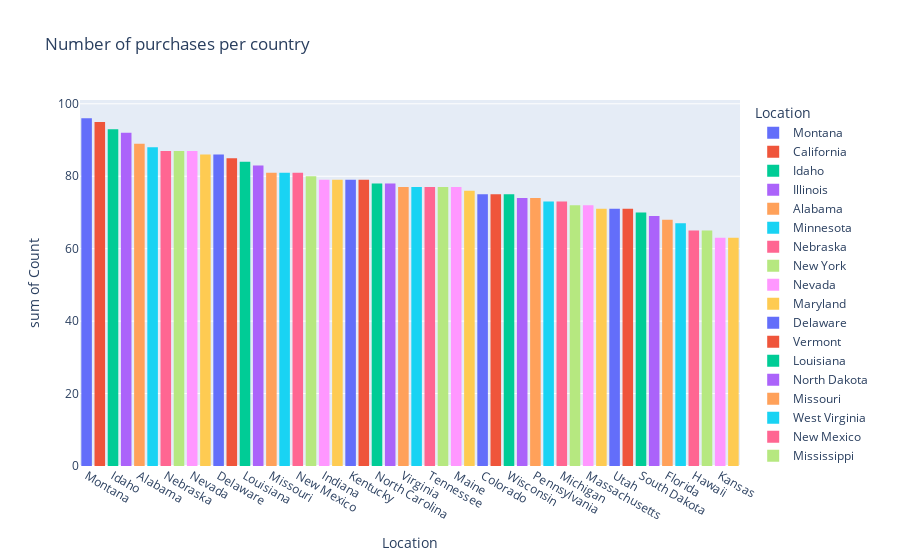

This figure's notebook cell:
### Code cell
country_Frequency= df['Location'].value_counts().reset_index()
country_Frequency.columns=['Location','Count']


fig=px.histogram(country_Frequency,x='Location',y='Count',title="Number of purchases per country ",color='Location')
fig.show()

### Figure 1 — Plotly figure (JSON) as saved in the notebook; plotly's stock layout.template omitted (floating-point values rounded to 4 significant figures)
{"data": [{"bingroup": "x", "histfunc": "sum", "hovertemplate": "Location=%{x}<br>sum of Count=%{y}<extra></extra>", "legendgroup": "Montana", "marker": {"color": "#636efa", "pattern": {"shape": ""}}, "name": "Montana", "orientation": "v", "showlegend": true, "type": "histogram", "x": ["Montana"], "xaxis": "x", "y": [96], "yaxis": "y"}, {"bingroup": "x", "histfunc": "sum", "hovertemplate": "Location=%{x}<br>sum of Count=%{y}<extra></extra>", "legendgroup": "California", "marker": {"color": "#EF553B", "pattern": {"shape": ""}}, "name": "California", "orientation": "v", "showlegend": true, "type": "histogram", "x": ["California"], "xaxis": "x", "y": [95], "yaxis": "y"}, {"bingroup": "x", "histfunc": "sum", "hovertemplate": "Location=%{x}<br>sum of Count=%{y}<extra></extra>", "legendgroup": "Idaho", "marker": {"color": "#00cc96", "pattern": {"shape": ""}}, "name": "Idaho", "orientation": "v", "showlegend": true, "type": "histogram", "x": ["Idaho"], "xaxis": "x", "y": [93], "yaxis": "y"}, {"bingroup": "x", "histfunc": "sum", "hovertemplate": "Location=%{x}<br>sum of Count=%{y}<extra></extra>", "legendgroup": "Illinois", "marker": {"color": "#ab63fa", "pattern": {"shape": ""}}, "name": "Illinois", "orientation": "v", "showlegend": true, "type": "histogram", "x": ["Illinois"], "xaxis": "x", "y": [92], "yaxis": "y"}, {"bingroup": "x", "histfunc": "sum", "hovertemplate": "Location=%{x}<br>sum of Count=%{y}<extra></extra>", "legendgroup": "Alabama", "marker": {"color": "#FFA15A", "pattern": {"shape": ""}}, "name": "Alabama", "orientation": "v", "showlegend": true, "type": "histogram", "x": ["Alabama"], "xaxis": "x", "y": [89], "yaxis": "y"}, {"bingroup": "x", "histfunc": "sum", "hovertemplate": "Location=%{x}<br>sum of Count=%{y}<extra></extra>", "legendgroup": "Minnesota", "marker": {"color": "#19d3f3", "pattern": {"shape": ""}}, "name": "Minnesota", "orientation": "v", "showlegend": true, "type": "histogram", "x": ["Minnesota"], "xaxis": "x", "y": [88], "yaxis": "y"}, {"bingroup": "x", "histfunc": "sum", "hovertemplate": "Location=%{x}<br>sum of Count=%{y}<extra></extra>", "legendgroup": "Nebraska", "marker": {"color": "#FF6692", "pattern": {"shape": ""}}, "name": "Nebraska", "orientation": "v", "showlegend": true, "type": "histogram", "x": ["Nebraska"], "xaxis": "x", "y": [87], "yaxis": "y"}, {"bingroup": "x", "histfunc": "sum", "hovertemplate": "Location=%{x}<br>sum of Count=%{y}<extra></extra>", "legendgroup": "New York", "marker": {"color": "#B6E880", "pattern": {"shape": ""}}, "name": "New York", "orientation": "v", "showlegend": true, "type": "histogram", "x": ["New York"], "xaxis": "x", "y": [87], "yaxis": "y"}, {"bingroup": "x", "histfunc": "sum", "hovertemplate": "Location=%{x}<br>sum of Count=%{y}<extra></extra>", "legendgroup": "Nevada", "marker": {"color": "#FF97FF", "pattern": {"shape": ""}}, "name": "Nevada", "orientation": "v", "showlegend": true, "type": "histogram", "x": ["Nevada"], "xaxis": "x", "y": [87], "yaxis": "y"}, {"bingroup": "x", "histfunc": "sum", "hovertemplate": "Location=%{x}<br>sum of Count=%{y}<extra></extra>", "legendgroup": "Maryland", "marker": {"color": "#FECB52", "pattern": {"shape": ""}}, "name": "Maryland", "orientation": "v", "showlegend": true, "type": "histogram", "x": ["Maryland"], "xaxis": "x", "y": [86], "yaxis": "y"}, {"bingroup": "x", "histfunc": "sum", "hovertemplate": "Location=%{x}<br>sum of Count=%{y}<extra></extra>", "legendgroup": "Delaware", "marker": {"color": "#636efa", "pattern": {"shape": ""}}, "name": "Delaware", "orientation": "v", "showlegend": true, "type": "histogram", "x": ["Delaware"], "xaxis": "x", "y": [86], "yaxis": "y"}, {"bingroup": "x", "histfunc": "sum", "hovertemplate": "Location=%{x}<br>sum of Count=%{y}<extra></extra>", "legendgroup": "Vermont", "marker": {"color": "#EF553B", "pattern": {"shape": ""}}, "name": "Vermont", "orientation": "v", "showlegend": true, "type": "histogram", "x": ["Vermont"], "xaxis": "x", "y": [85], "yaxis": "y"}, {"bingroup": "x", "histfunc": "sum", "hovertemplate": "Location=%{x}<br>sum of Count=%{y}<extra></extra>", "legendgroup": "Louisiana", "marker": {"color": "#00cc96", "pattern": {"shape": ""}}, "name": "Louisiana", "orientation": "v", "showlegend": true, "type": "histogram", "x": ["Louisiana"], "xaxis": "x", "y": [84], "yaxis": "y"}, {"bingroup": "x", "histfunc": "sum", "hovertemplate": "Location=%{x}<br>sum of Count=%{y}<extra></extra>", "legendgroup": "North Dakota", "marker": {"color": "#ab63fa", "pattern": {"shape": ""}}, "name": "North Dakota", "orientation": "v", "showlegend": true, "type": "histogram", "x": ["North Dakota"], "xaxis": "x", "y": [83], "yaxis": "y"}, {"bingroup": "x", "histfunc": "sum", "hovertemplate": "Location=%{x}<br>sum of Count=%{y}<extra></extra>", "legendgroup": "Missouri", "marker": {"color": "#FFA15A", "pattern": {"shape": ""}}, "name": "Missouri", "orientation": "v", "showlegend": true, "type": "histogram", "x": ["Missouri"], "xaxis": "x", "y": [81], "yaxis": "y"}, {"bingroup": "x", "histfunc": "sum", "hovertemplate": "Location=%{x}<br>sum of Count=%{y}<extra></extra>", "legendgroup": "West Virginia", "marker": {"color": "#19d3f3", "pattern": {"shape": ""}}, "name": "West Virginia", "orientation": "v", "showlegend": true, "type": "histogram", "x": ["West Virginia"], "xaxis": "x", "y": [81], "yaxis": "y"}, {"bingroup": "x", "histfunc": "sum", "hovertemplate": "Location=%{x}<br>sum of Count=%{y}<extra></extra>", "legendgroup": "New Mexico", "marker": {"color": "#FF6692", "pattern": {"shape": ""}}, "name": "New Mexico", "orientation": "v", "showlegend": true, "type": "histogram", "x": ["New Mexico"], "xaxis": "x", "y": [81], "yaxis": "y"}, {"bingroup": "x", "histfunc": "sum", "hovertemplate": "Location=%{x}<br>sum of Count=%{y}<extra></extra>", "legendgroup": "Mississippi", "marker": {"color": "#B6E880", "pattern": {"shape": ""}}, "name": "Mississippi", "orientation": "v", "showlegend": true, "type": "histogram", "x": ["Mississippi"], "xaxis": "x", "y": [80], "yaxis": "y"}, {"bingroup": "x", "histfunc": "sum", "hovertemplate": "Location=%{x}<br>sum of Count=%{y}<extra></extra>", "legendgroup": "Indiana", "marker": {"color": "#FF97FF", "pattern": {"shape": ""}}, "name": "Indiana", "orientation": "v", "showlegend": true, "type": "histogram", "x": ["Indiana"], "xaxis": "x", "y": [79], "yaxis": "y"}, {"bingroup": "x", "histfunc": "sum", "hovertemplate": "Location=%{x}<br>sum of Count=%{y}<extra></extra>", "legendgroup": "Georgia", "marker": {"color": "#FECB52", "pattern": {"shape": ""}}, "name": "Georgia", "orientation": "v", "showlegend": true, "type": "histogram", "x": ["Georgia"], "xaxis": "x", "y": [79], "yaxis": "y"}, {"bingroup": "x", "histfunc": "sum", "hovertemplate": "Location=%{x}<br>sum of Count=%{y}<extra></extra>", "legendgroup": "Kentucky", "marker": {"color": "#636efa", "pattern": {"shape": ""}}, "name": "Kentucky", "orientation": "v", "showlegend": true, "type": "histogram", "x": ["Kentucky"], "xaxis": "x", "y": [79], "yaxis": "y"}, {"bingroup": "x", "histfunc": "sum", "hovertemplate": "Location=%{x}<br>sum of Count=%{y}<extra></extra>", "legendgroup": "Arkansas", "marker": {"color": "#EF553B", "pattern": {"shape": ""}}, "name": "Arkansas", "orientation": "v", "showlegend": true, "type": "histogram", "x": ["Arkansas"], "xaxis": "x", "y": [79], "yaxis": "y"}, {"bingroup": "x", "histfunc": "sum", "hovertemplate": "Location=%{x}<br>sum of Count=%{y}<extra></extra>", "legendgroup": "North Carolina", "marker": {"color": "#00cc96", "pattern": {"shape": ""}}, "name": "North Carolina", "orientation": "v", "showlegend": true, "type": "histogram", "x": ["North Carolina"], "xaxis": "x", "y": [78], "yaxis": "y"}, {"bingroup": "x", "histfunc": "sum", "hovertemplate": "Location=%{x}<br>sum of Count=%{y}<extra></extra>", "legendgroup": "Connecticut", "marker": {"color": "#ab63fa", "pattern": {"shape": ""}}, "name": "Connecticut", "orientation": "v", "showlegend": true, "type": "histogram", "x": ["Connecticut"], "xaxis": "x", "y": [78], "yaxis": "y"}, {"bingroup": "x", "histfunc": "sum", "hovertemplate": "Location=%{x}<br>sum of Count=%{y}<extra></extra>", "legendgroup": "Virginia", "marker": {"color": "#FFA15A", "pattern": {"shape": ""}}, "name": "Virginia", "orientation": "v", "showlegend": true, "type": "histogram", "x": ["Virginia"], "xaxis": "x", "y": [77], "yaxis": "y"}, {"bingroup": "x", "histfunc": "sum", "hovertemplate": "Location=%{x}<br>sum of Count=%{y}<extra></extra>", "legendgroup": "Ohio", "marker": {"color": "#19d3f3", "pattern": {"shape": ""}}, "name": "Ohio", "orientation": "v", "showlegend": true, "type": "histogram", "x": ["Ohio"], "xaxis": "x", "y": [77], "yaxis": "y"}, {"bingroup": "x", "histfunc": "sum", "hovertemplate": "Location=%{x}<br>sum of Count=%{y}<extra></extra>", "legendgroup": "Tennessee", "marker": {"color": "#FF6692", "pattern": {"shape": ""}}, "name": "Tennessee", "orientation": "v", "showlegend": true, "type": "histogram", "x": ["Tennessee"], "xaxis": "x", "y": [77], "yaxis": "y"}, {"bingroup": "x", "histfunc": "sum", "hovertemplate": "Location=%{x}<br>sum of Count=%{y}<extra></extra>", "legendgroup": "Texas", "marker": {"color": "#B6E880", "pattern": {"shape": ""}}, "name": "Texas", "orientation": "v", "showlegend": true, "type": "histogram", "x": ["Texas"], "xaxis": "x", "y": [77], "yaxis": "y"}, {"bingroup": "x", "histfunc": "sum", "hovertemplate": "Location=%{x}<br>sum of Count=%{y}<extra></extra>", "legendgroup": "Maine", "marker": {"color": "#FF97FF", "pattern": {"shape": ""}}, "name": "Maine", "orientation": "v", "showlegend": true, "type": "histogram", "x": ["Maine"], "xaxis": "x", "y": [77], "yaxis": "y"}, {"bingroup": "x", "histfunc": "sum", "hovertemplate": "Location=%{x}<br>sum of Count=%{y}<extra></extra>", "legendgroup": "South Carolina", "marker": {"color": "#FECB52", "pattern": {"shape": ""}}, "name": "South Carolina", "orientation": "v", "showlegend": true, "type": "histogram", "x": ["South Carolina"], "xaxis": "x", "y": [76], "yaxis": "y"}, {"bingroup": "x", "histfunc": "sum", "hovertemplate": "Location=%{x}<br>sum of Count=%{y}<extra></extra>", "legendgroup": "Colorado", "marker": {"color": "#636efa", "pattern": {"shape": ""}}, "name": "Colorado", "orientation": "v", "showlegend": true, "type": "histogram", "x": ["Colorado"], "xaxis": "x", "y": [75], "yaxis": "y"}, {"bingroup": "x", "histfunc": "sum", "hovertemplate": "Location=%{x}<br>sum of Count=%{y}<extra></extra>", "legendgroup": "Oklahoma", "marker": {"color": "#EF553B", "pattern": {"shape": ""}}, "name": "Oklahoma", "orientation": "v", "showlegend": true, "type": "histogram", "x": ["Oklahoma"], "xaxis": "x", "y": [75], "yaxis": "y"}, {"bingroup": "x", "histfunc": "sum", "hovertemplate": "Location=%{x}<br>sum of Count=%{y}<extra></extra>", "legendgroup": "Wisconsin", "marker": {"color": "#00cc96", "pattern": {"shape": ""}}, "name": "Wisconsin", "orientation": "v", "showlegend": true, "type": "histogram", "x": ["Wisconsin"], "xaxis": "x", "y": [75], "yaxis": "y"}, {"bingroup": "x", "histfunc": "sum", "hovertemplate": "Location=%{x}<br>sum of Count=%{y}<extra></extra>", "legendgroup": "Oregon", "marker": {"color": "#ab63fa", "pattern": {"shape": ""}}, "name": "Oregon", "orientation": "v", "showlegend": true, "type": "histogram", "x": ["Oregon"], "xaxis": "x", "y": [74], "yaxis": "y"}, {"bingroup": "x", "histfunc": "sum", "hovertemplate": "Location=%{x}<br>sum of Count=%{y}<extra></extra>", "legendgroup": "Pennsylvania", "marker": {"color": "#FFA15A", "pattern": {"shape": ""}}, "name": "Pennsylvania", "orientation": "v", "showlegend": true, "type": "histogram", "x": ["Pennsylvania"], "xaxis": "x", "y": [74], "yaxis": "y"}, {"bingroup": "x", "histfunc": "sum", "hovertemplate": "Location=%{x}<br>sum of Count=%{y}<extra></extra>", "legendgroup": "Washington", "marker": {"color": "#19d3f3", "pattern": {"shape": ""}}, "name": "Washington", "orientation": "v", "showlegend": true, "type": "histogram", "x": ["Washington"], "xaxis": "x", "y": [73], "yaxis": "y"}, {"bingroup": "x", "histfunc": "sum", "hovertemplate": "Location=%{x}<br>sum of Count=%{y}<extra></extra>", "legendgroup": "Michigan", "marker": {"color": "#FF6692", "pattern": {"shape": ""}}, "name": "Michigan", "orientation": "v", "showlegend": true, "type": "histogram", "x": ["Michigan"], "xaxis": "x", "y": [73], "yaxis": "y"}, {"bingroup": "x", "histfunc": "sum", "hovertemplate": "Location=%{x}<br>sum of Count=%{y}<extra></extra>", "legendgroup": "Alaska", "marker": {"color": "#B6E880", "pattern": {"shape": ""}}, "name": "Alaska", "orientation": "v", "showlegend": true, "type": "histogram", "x": ["Alaska"], "xaxis": "x", "y": [72], "yaxis": "y"}, {"bingroup": "x", "histfunc": "sum", "hovertemplate": "Location=%{x}<br>sum of Count=%{y}<extra></extra>", "legendgroup": "Massachusetts", "marker": {"color": "#FF97FF", "pattern": {"shape": ""}}, "name": "Massachusetts", "orientation": "v", "showlegend": true, "type": "histogram", "x": ["Massachusetts"], "xaxis": "x", "y": [72], "yaxis": "y"}, {"bingroup": "x", "histfunc": "sum", "hovertemplate": "Location=%{x}<br>sum of Count=%{y}<extra></extra>", "legendgroup": "Wyoming", "marker": {"color": "#FECB52", "pattern": {"shape": ""}}, "name": "Wyoming", "orientation": "v", "showlegend": true, "type": "histogram", "x": ["Wyoming"], "xaxis": "x", "y": [71], "yaxis": "y"}, {"bingroup": "x", "histfunc": "sum", "hovertemplate": "Location=%{x}<br>sum of Count=%{y}<extra></extra>", "legendgroup": "Utah", "marker": {"color": "#636efa", "pattern": {"shape": ""}}, "name": "Utah", "orientation": "v", "showlegend": true, "type": "histogram", "x": ["Utah"], "xaxis": "x", "y": [71], "yaxis": "y"}, {"bingroup": "x", "histfunc": "sum", "hovertemplate": "Location=%{x}<br>sum of Count=%{y}<extra></extra>", "legendgroup": "New Hampshire", "marker": {"color": "#EF553B", "pattern": {"shape": ""}}, "name": "New Hampshire", "orientation": "v", "showlegend": true, "type": "histogram", "x": ["New Hampshire"], "xaxis": "x", "y": [71], "yaxis": "y"}, {"bingroup": "x", "histfunc": "sum", "hovertemplate": "Location=%{x}<br>sum of Count=%{y}<extra></extra>", "legendgroup": "South Dakota", "marker": {"color": "#00cc96", "pattern": {"shape": ""}}, "name": "South Dakota", "orientation": "v", "showlegend": true, "type": "histogram", "x": ["South Dakota"], "xaxis": "x", "y": [70], "yaxis": "y"}, {"bingroup": "x", "histfunc": "sum", "hovertemplate": "Location=%{x}<br>sum of Count=%{y}<extra></extra>", "legendgroup": "Iowa", "marker": {"color": "#ab63fa", "pattern": {"shape": ""}}, "name": "Iowa", "orientation": "v", "showlegend": true, "type": "histogram", "x": ["Iowa"], "xaxis": "x", "y": [69], "yaxis": "y"}, {"bingroup": "x", "histfunc": "sum", "hovertemplate": "Location=%{x}<br>sum of Count=%{y}<extra></extra>", "legendgroup": "Florida", "marker": {"color": "#FFA15A", "pattern": {"shape": ""}}, "name": "Florida", "orientation": "v", "showlegend": true, "type": "histogram", "x": ["Florida"], "xaxis": "x", "y": [68], "yaxis": "y"}, {"bingroup": "x", "histfunc": "sum", "hovertemplate": "Location=%{x}<br>sum of Count=%{y}<extra></extra>", "legendgroup": "New Jersey", "marker": {"color": "#19d3f3", "pattern": {"shape": ""}}, "name": "New Jersey", "orientation": "v", "showlegend": true, "type": "histogram", "x": ["New Jersey"], "xaxis": "x", "y": [67], "yaxis": "y"}, {"bingroup": "x", "histfunc": "sum", "hovertemplate": "Location=%{x}<br>sum of Count=%{y}<extra></extra>", "legendgroup": "Hawaii", "marker": {"color": "#FF6692", "pattern": {"shape": ""}}, "name": "Hawaii", "orientation": "v", "showlegend": true, "type": "histogram", "x": ["Hawaii"], "xaxis": "x", "y": [65], "yaxis": "y"}, {"bingroup": "x", "histfunc": "sum", "hovertemplate": "Location=%{x}<br>sum of Count=%{y}<extra></extra>", "legendgroup": "Arizona", "marker": {"color": "#B6E880", "pattern": {"shape": ""}}, "name": "Arizona", "orientation": "v", "showlegend": true, "type": "histogram", "x": ["Arizona"], "xaxis": "x", "y": [65], "yaxis": "y"}, {"bingroup": "x", "histfunc": "sum", "hovertemplate": "Location=%{x}<br>sum of Count=%{y}<extra></extra>", "legendgroup": "Kansas", "marker": {"color": "#FF97FF", "pattern": {"shape": ""}}, "name": "Kansas", "orientation": "v", "showlegend": true, "type": "histogram", "x": ["Kansas"], "xaxis": "x", "y": [63], "yaxis": "y"}, {"bingroup": "x", "histfunc": "sum", "hovertemplate": "Location=%{x}<br>sum of Count=%{y}<extra></extra>", "legendgroup": "Rhode Island", "marker": {"color": "#FECB52", "pattern": {"shape": ""}}, "name": "Rhode Island", "orientation": "v", "showlegend": true, "type": "histogram", "x": ["Rhode Island"], "xaxis": "x", "y": [63], "yaxis": "y"}], "layout": {"barmode": "relative", "legend": {"title": {"text": "Location"}, "tracegroupgap": 0}, "title": {"text": "Number of purchases per country "}, "xaxis": {"anchor": "y", "categoryarray": ["Montana", "California", "Idaho", "Illinois", "Alabama", "Minnesota", "Nebraska", "New York", "Nevada", "Maryland", "Delaware", "Vermont", "Louisiana", "North Dakota", "Missouri", "West Virginia", "New Mexico", "Mississippi", "Indiana", "Georgia", "Kentucky", "Arkansas", "North Carolina", "Connecticut", "Virginia", "Ohio", "Tennessee", "Texas", "Maine", "South Carolina", "Colorado", "Oklahoma", "Wisconsin", "Oregon", "Pennsylvania", "Washington", "Michigan", "Alaska", "Massachusetts", "Wyoming", "Utah", "New Hampshire", "South Dakota", "Iowa", "Florida", "New Jersey", "Hawaii", "Arizona", "Kansas", "Rhode Island"], "categoryorder": "array", "domain": [0, 1], "title": {"text": "Location"}}, "yaxis": {"anchor": "x", "domain": [0, 1], "title": {"text": "sum of Count"}}}}
